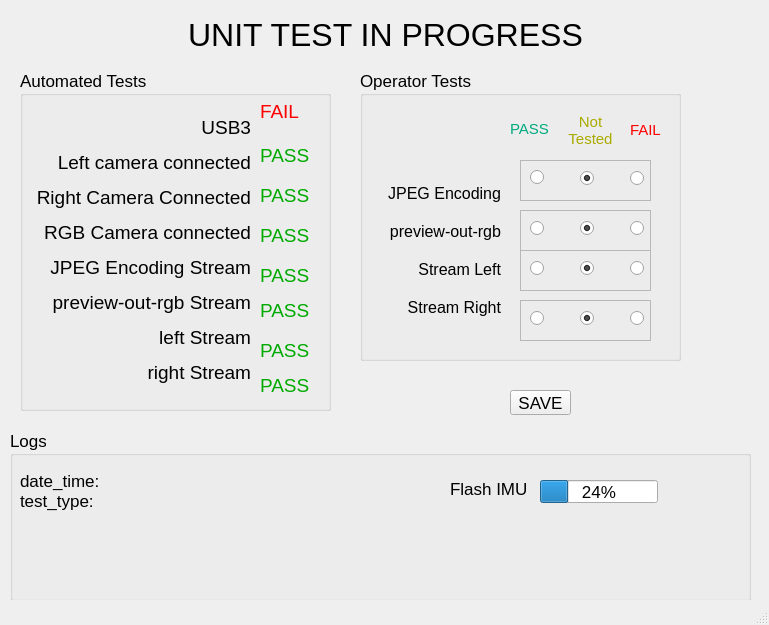
<?xml version="1.0" encoding="UTF-8"?>
<ui version="4.0">
 <class>MainWindow</class>
 <widget class="QMainWindow" name="MainWindow">
  <property name="geometry">
   <rect>
    <x>0</x>
    <y>0</y>
    <width>769</width>
    <height>625</height>
   </rect>
  </property>
  <property name="font">
   <font>
    <pointsize>13</pointsize>
   </font>
  </property>
  <property name="windowTitle">
   <string>MainWindow</string>
  </property>
  <widget class="QWidget" name="centralwidget">
   <widget class="QLabel" name="title">
    <property name="geometry">
     <rect>
      <x>10</x>
      <y>10</y>
      <width>751</width>
      <height>51</height>
     </rect>
    </property>
    <property name="font">
     <font>
      <pointsize>24</pointsize>
     </font>
    </property>
    <property name="text">
     <string>&lt;html&gt;&lt;head/&gt;&lt;body&gt;&lt;p align=&quot;center&quot;&gt;UNIT TEST IN PROGRESS&lt;/p&gt;&lt;/body&gt;&lt;/html&gt;</string>
    </property>
   </widget>
   <widget class="QPushButton" name="pushButton">
    <property name="geometry">
     <rect>
      <x>510</x>
      <y>390</y>
      <width>61</width>
      <height>25</height>
     </rect>
    </property>
    <property name="text">
     <string>SAVE</string>
    </property>
   </widget>
   <widget class="QGroupBox" name="automated_tests">
    <property name="geometry">
     <rect>
      <x>20</x>
      <y>70</y>
      <width>311</width>
      <height>341</height>
     </rect>
    </property>
    <property name="title">
     <string>Automated Tests</string>
    </property>
    <widget class="QLabel" name="automated_tests_labels">
     <property name="geometry">
      <rect>
       <x>10</x>
       <y>30</y>
       <width>221</width>
       <height>301</height>
      </rect>
     </property>
     <property name="text">
      <string>&lt;html&gt;&lt;head/&gt;&lt;body&gt;&lt;p align=&quot;right&quot;&gt;&lt;span style=&quot; font-size:14pt;&quot;&gt;USB3&lt;/span&gt;&lt;/p&gt;&lt;p align=&quot;right&quot;&gt;&lt;span style=&quot; font-size:14pt;&quot;&gt;Left camera connected&lt;/span&gt;&lt;/p&gt;&lt;p align=&quot;right&quot;&gt;&lt;span style=&quot; font-size:14pt;&quot;&gt;Right Camera Connected&lt;/span&gt;&lt;/p&gt;&lt;p align=&quot;right&quot;&gt;&lt;span style=&quot; font-size:14pt;&quot;&gt;RGB Camera connected&lt;/span&gt;&lt;/p&gt;&lt;p align=&quot;right&quot;&gt;&lt;span style=&quot; font-size:14pt;&quot;&gt;JPEG Encoding Stream&lt;/span&gt;&lt;/p&gt;&lt;p align=&quot;right&quot;&gt;&lt;span style=&quot; font-size:14pt;&quot;&gt;preview-out-rgb Stream&lt;/span&gt;&lt;/p&gt;&lt;p align=&quot;right&quot;&gt;&lt;span style=&quot; font-size:14pt;&quot;&gt;left Stream&lt;/span&gt;&lt;/p&gt;&lt;p align=&quot;right&quot;&gt;&lt;span style=&quot; font-size:14pt;&quot;&gt;right Stream&lt;/span&gt;&lt;/p&gt;&lt;/body&gt;&lt;/html&gt;</string>
     </property>
    </widget>
    <widget class="QLabel" name="label_7">
     <property name="geometry">
      <rect>
       <x>240</x>
       <y>110</y>
       <width>51</width>
       <height>31</height>
      </rect>
     </property>
     <property name="text">
      <string>&lt;html&gt;&lt;head/&gt;&lt;body&gt;&lt;p&gt;&lt;span style=&quot; font-size:14pt; color:#00aa00;&quot;&gt;PASS&lt;/span&gt;&lt;/p&gt;&lt;/body&gt;&lt;/html&gt;</string>
     </property>
    </widget>
    <widget class="QLabel" name="label_10">
     <property name="geometry">
      <rect>
       <x>240</x>
       <y>220</y>
       <width>51</width>
       <height>41</height>
      </rect>
     </property>
     <property name="text">
      <string>&lt;html&gt;&lt;head/&gt;&lt;body&gt;&lt;p&gt;&lt;span style=&quot; font-size:14pt; color:#00aa00;&quot;&gt;PASS&lt;/span&gt;&lt;/p&gt;&lt;/body&gt;&lt;/html&gt;</string>
     </property>
    </widget>
    <widget class="QLabel" name="label_9">
     <property name="geometry">
      <rect>
       <x>240</x>
       <y>190</y>
       <width>51</width>
       <height>31</height>
      </rect>
     </property>
     <property name="text">
      <string>&lt;html&gt;&lt;head/&gt;&lt;body&gt;&lt;p&gt;&lt;span style=&quot; font-size:14pt; color:#00aa00;&quot;&gt;PASS&lt;/span&gt;&lt;/p&gt;&lt;/body&gt;&lt;/html&gt;</string>
     </property>
    </widget>
    <widget class="QLabel" name="label_6">
     <property name="geometry">
      <rect>
       <x>240</x>
       <y>70</y>
       <width>51</width>
       <height>31</height>
      </rect>
     </property>
     <property name="text">
      <string>&lt;html&gt;&lt;head/&gt;&lt;body&gt;&lt;p&gt;&lt;span style=&quot; font-size:14pt; color:#00aa00;&quot;&gt;PASS&lt;/span&gt;&lt;/p&gt;&lt;/body&gt;&lt;/html&gt;</string>
     </property>
    </widget>
    <widget class="QLabel" name="label_12">
     <property name="geometry">
      <rect>
       <x>240</x>
       <y>300</y>
       <width>51</width>
       <height>31</height>
      </rect>
     </property>
     <property name="text">
      <string>&lt;html&gt;&lt;head/&gt;&lt;body&gt;&lt;p&gt;&lt;span style=&quot; font-size:14pt; color:#00aa00;&quot;&gt;PASS&lt;/span&gt;&lt;/p&gt;&lt;/body&gt;&lt;/html&gt;</string>
     </property>
    </widget>
    <widget class="QLabel" name="label_13">
     <property name="geometry">
      <rect>
       <x>240</x>
       <y>30</y>
       <width>51</width>
       <height>21</height>
      </rect>
     </property>
     <property name="text">
      <string>&lt;html&gt;&lt;head/&gt;&lt;body&gt;&lt;p&gt;&lt;span style=&quot; font-size:14pt; color:#ff0000;&quot;&gt;FAIL&lt;/span&gt;&lt;/p&gt;&lt;/body&gt;&lt;/html&gt;</string>
     </property>
    </widget>
    <widget class="QLabel" name="label_8">
     <property name="geometry">
      <rect>
       <x>240</x>
       <y>150</y>
       <width>51</width>
       <height>31</height>
      </rect>
     </property>
     <property name="text">
      <string>&lt;html&gt;&lt;head/&gt;&lt;body&gt;&lt;p&gt;&lt;span style=&quot; font-size:14pt; color:#00aa00;&quot;&gt;PASS&lt;/span&gt;&lt;/p&gt;&lt;/body&gt;&lt;/html&gt;</string>
     </property>
    </widget>
    <widget class="QLabel" name="label_11">
     <property name="geometry">
      <rect>
       <x>240</x>
       <y>260</y>
       <width>51</width>
       <height>41</height>
      </rect>
     </property>
     <property name="text">
      <string>&lt;html&gt;&lt;head/&gt;&lt;body&gt;&lt;p&gt;&lt;span style=&quot; font-size:14pt; color:#00aa00;&quot;&gt;PASS&lt;/span&gt;&lt;/p&gt;&lt;/body&gt;&lt;/html&gt;</string>
     </property>
    </widget>
   </widget>
   <widget class="QGroupBox" name="operator_tests">
    <property name="geometry">
     <rect>
      <x>360</x>
      <y>70</y>
      <width>321</width>
      <height>291</height>
     </rect>
    </property>
    <property name="title">
     <string>Operator Tests</string>
    </property>
    <widget class="QLabel" name="label_19">
     <property name="geometry">
      <rect>
       <x>200</x>
       <y>30</y>
       <width>61</width>
       <height>61</height>
      </rect>
     </property>
     <property name="text">
      <string>&lt;html&gt;&lt;head/&gt;&lt;body&gt;&lt;p align=&quot;center&quot;&gt;&lt;span style=&quot; font-size:11pt; color:#aaaa00;&quot;&gt;Not&lt;br&gt;Tested&lt;/span&gt;&lt;/p&gt;&lt;/body&gt;&lt;/html&gt;</string>
     </property>
    </widget>
    <widget class="QFrame" name="frame_2">
     <property name="geometry">
      <rect>
       <x>160</x>
       <y>140</y>
       <width>131</width>
       <height>41</height>
      </rect>
     </property>
     <property name="frameShape">
      <enum>QFrame::StyledPanel</enum>
     </property>
     <property name="frameShadow">
      <enum>QFrame::Raised</enum>
     </property>
     <property name="lineWidth">
      <number>0</number>
     </property>
     <widget class="QRadioButton" name="radioButton_4">
      <property name="enabled">
       <bool>true</bool>
      </property>
      <property name="geometry">
       <rect>
        <x>110</x>
        <y>10</y>
        <width>16</width>
        <height>16</height>
       </rect>
      </property>
      <property name="font">
       <font>
        <pointsize>13</pointsize>
       </font>
      </property>
      <property name="text">
       <string/>
      </property>
     </widget>
     <widget class="QRadioButton" name="radioButton_5">
      <property name="enabled">
       <bool>true</bool>
      </property>
      <property name="geometry">
       <rect>
        <x>60</x>
        <y>10</y>
        <width>16</width>
        <height>16</height>
       </rect>
      </property>
      <property name="font">
       <font>
        <pointsize>13</pointsize>
       </font>
      </property>
      <property name="text">
       <string/>
      </property>
      <property name="checked">
       <bool>true</bool>
      </property>
     </widget>
     <widget class="QRadioButton" name="radioButton_6">
      <property name="enabled">
       <bool>true</bool>
      </property>
      <property name="geometry">
       <rect>
        <x>10</x>
        <y>10</y>
        <width>16</width>
        <height>16</height>
       </rect>
      </property>
      <property name="font">
       <font>
        <pointsize>13</pointsize>
       </font>
      </property>
      <property name="text">
       <string/>
      </property>
     </widget>
    </widget>
    <widget class="QLabel" name="label_5">
     <property name="geometry">
      <rect>
       <x>270</x>
       <y>50</y>
       <width>41</width>
       <height>21</height>
      </rect>
     </property>
     <property name="text">
      <string>&lt;html&gt;&lt;head/&gt;&lt;body&gt;&lt;p&gt;&lt;span style=&quot; font-size:11pt; color:#ff0000;&quot;&gt;FAIL&lt;/span&gt;&lt;/p&gt;&lt;/body&gt;&lt;/html&gt;</string>
     </property>
    </widget>
    <widget class="QFrame" name="frame_4">
     <property name="geometry">
      <rect>
       <x>160</x>
       <y>230</y>
       <width>131</width>
       <height>41</height>
      </rect>
     </property>
     <property name="frameShape">
      <enum>QFrame::StyledPanel</enum>
     </property>
     <property name="frameShadow">
      <enum>QFrame::Raised</enum>
     </property>
     <property name="lineWidth">
      <number>0</number>
     </property>
     <widget class="QRadioButton" name="radioButton_10">
      <property name="enabled">
       <bool>true</bool>
      </property>
      <property name="geometry">
       <rect>
        <x>110</x>
        <y>10</y>
        <width>16</width>
        <height>16</height>
       </rect>
      </property>
      <property name="font">
       <font>
        <pointsize>13</pointsize>
       </font>
      </property>
      <property name="text">
       <string/>
      </property>
     </widget>
     <widget class="QRadioButton" name="radioButton_11">
      <property name="enabled">
       <bool>true</bool>
      </property>
      <property name="geometry">
       <rect>
        <x>60</x>
        <y>10</y>
        <width>16</width>
        <height>16</height>
       </rect>
      </property>
      <property name="font">
       <font>
        <pointsize>13</pointsize>
       </font>
      </property>
      <property name="text">
       <string/>
      </property>
      <property name="checked">
       <bool>true</bool>
      </property>
     </widget>
     <widget class="QRadioButton" name="radioButton_12">
      <property name="enabled">
       <bool>true</bool>
      </property>
      <property name="geometry">
       <rect>
        <x>10</x>
        <y>10</y>
        <width>16</width>
        <height>16</height>
       </rect>
      </property>
      <property name="font">
       <font>
        <pointsize>13</pointsize>
       </font>
      </property>
      <property name="text">
       <string/>
      </property>
     </widget>
    </widget>
    <widget class="QFrame" name="frame">
     <property name="geometry">
      <rect>
       <x>160</x>
       <y>90</y>
       <width>131</width>
       <height>41</height>
      </rect>
     </property>
     <property name="frameShape">
      <enum>QFrame::StyledPanel</enum>
     </property>
     <property name="frameShadow">
      <enum>QFrame::Raised</enum>
     </property>
     <property name="lineWidth">
      <number>0</number>
     </property>
     <widget class="QRadioButton" name="radioButton_3">
      <property name="enabled">
       <bool>true</bool>
      </property>
      <property name="geometry">
       <rect>
        <x>110</x>
        <y>10</y>
        <width>16</width>
        <height>16</height>
       </rect>
      </property>
      <property name="font">
       <font>
        <pointsize>13</pointsize>
       </font>
      </property>
      <property name="text">
       <string/>
      </property>
     </widget>
     <widget class="QRadioButton" name="radioButton_2">
      <property name="enabled">
       <bool>true</bool>
      </property>
      <property name="geometry">
       <rect>
        <x>60</x>
        <y>10</y>
        <width>16</width>
        <height>16</height>
       </rect>
      </property>
      <property name="font">
       <font>
        <pointsize>13</pointsize>
       </font>
      </property>
      <property name="text">
       <string/>
      </property>
      <property name="checked">
       <bool>true</bool>
      </property>
     </widget>
     <widget class="QRadioButton" name="radioButton">
      <property name="enabled">
       <bool>true</bool>
      </property>
      <property name="geometry">
       <rect>
        <x>10</x>
        <y>10</y>
        <width>14</width>
        <height>15</height>
       </rect>
      </property>
      <property name="font">
       <font>
        <pointsize>13</pointsize>
       </font>
      </property>
      <property name="text">
       <string notr="true"/>
      </property>
     </widget>
    </widget>
    <widget class="QLabel" name="label_18">
     <property name="geometry">
      <rect>
       <x>10</x>
       <y>100</y>
       <width>131</width>
       <height>161</height>
      </rect>
     </property>
     <property name="text">
      <string>&lt;!DOCTYPE HTML PUBLIC &quot;-//W3C//DTD HTML 4.0//EN&quot; &quot;http://www.w3.org/TR/REC-html40/strict.dtd&quot;&gt;
&lt;html&gt;&lt;head&gt;&lt;meta name=&quot;qrichtext&quot; content=&quot;1&quot; /&gt;&lt;style type=&quot;text/css&quot;&gt;
p, li { white-space: pre-wrap; }
&lt;/style&gt;&lt;/head&gt;&lt;body style=&quot; font-family:'Sans Serif'; font-size:13pt; font-weight:400; font-style:normal;&quot;&gt;
&lt;p align=&quot;right&quot; style=&quot; margin-top:12px; margin-bottom:12px; margin-left:0px; margin-right:0px; -qt-block-indent:0; text-indent:0px;&quot;&gt;&lt;span style=&quot; font-size:12pt;&quot;&gt;
JPEG Encoding &lt;br&gt;&lt;br&gt;
preview-out-rgb &lt;br&gt;&lt;br&gt;
Stream Left &lt;br&gt;&lt;br&gt;
Stream Right&lt;/span&gt;&lt;/p&gt;&lt;/body&gt;&lt;/html&gt;</string>
     </property>
    </widget>
    <widget class="QLabel" name="label_4">
     <property name="geometry">
      <rect>
       <x>150</x>
       <y>50</y>
       <width>41</width>
       <height>17</height>
      </rect>
     </property>
     <property name="text">
      <string>&lt;html&gt;&lt;head/&gt;&lt;body&gt;&lt;p&gt;&lt;span style=&quot; font-size:11pt; color:#00aa7f;&quot;&gt;PASS&lt;/span&gt;&lt;/p&gt;&lt;/body&gt;&lt;/html&gt;</string>
     </property>
    </widget>
    <widget class="QFrame" name="frame_3">
     <property name="geometry">
      <rect>
       <x>160</x>
       <y>180</y>
       <width>131</width>
       <height>41</height>
      </rect>
     </property>
     <property name="frameShape">
      <enum>QFrame::StyledPanel</enum>
     </property>
     <property name="frameShadow">
      <enum>QFrame::Raised</enum>
     </property>
     <property name="lineWidth">
      <number>0</number>
     </property>
     <widget class="QRadioButton" name="radioButton_7">
      <property name="enabled">
       <bool>true</bool>
      </property>
      <property name="geometry">
       <rect>
        <x>110</x>
        <y>10</y>
        <width>16</width>
        <height>16</height>
       </rect>
      </property>
      <property name="font">
       <font>
        <pointsize>13</pointsize>
       </font>
      </property>
      <property name="text">
       <string/>
      </property>
     </widget>
     <widget class="QRadioButton" name="radioButton_8">
      <property name="enabled">
       <bool>true</bool>
      </property>
      <property name="geometry">
       <rect>
        <x>60</x>
        <y>10</y>
        <width>16</width>
        <height>16</height>
       </rect>
      </property>
      <property name="font">
       <font>
        <pointsize>13</pointsize>
       </font>
      </property>
      <property name="text">
       <string/>
      </property>
      <property name="checked">
       <bool>true</bool>
      </property>
     </widget>
     <widget class="QRadioButton" name="radioButton_9">
      <property name="enabled">
       <bool>true</bool>
      </property>
      <property name="geometry">
       <rect>
        <x>10</x>
        <y>10</y>
        <width>16</width>
        <height>16</height>
       </rect>
      </property>
      <property name="font">
       <font>
        <pointsize>13</pointsize>
       </font>
      </property>
      <property name="text">
       <string/>
      </property>
     </widget>
    </widget>
   </widget>
   <widget class="QGroupBox" name="logs">
    <property name="geometry">
     <rect>
      <x>10</x>
      <y>430</y>
      <width>741</width>
      <height>171</height>
     </rect>
    </property>
    <property name="title">
     <string>Logs</string>
    </property>
    <widget class="QLabel" name="label_14">
     <property name="geometry">
      <rect>
       <x>10</x>
       <y>40</y>
       <width>281</width>
       <height>21</height>
      </rect>
     </property>
     <property name="text">
      <string>date_time: </string>
     </property>
    </widget>
    <widget class="QLabel" name="label_15">
     <property name="geometry">
      <rect>
       <x>10</x>
       <y>60</y>
       <width>281</width>
       <height>21</height>
      </rect>
     </property>
     <property name="text">
      <string>test_type: </string>
     </property>
    </widget>
    <widget class="QProgressBar" name="progressBar">
     <property name="geometry">
      <rect>
       <x>530</x>
       <y>50</y>
       <width>118</width>
       <height>23</height>
      </rect>
     </property>
     <property name="value">
      <number>24</number>
     </property>
    </widget>
    <widget class="QLabel" name="label_16">
     <property name="geometry">
      <rect>
       <x>440</x>
       <y>50</y>
       <width>81</width>
       <height>17</height>
      </rect>
     </property>
     <property name="text">
      <string>Flash IMU</string>
     </property>
    </widget>
   </widget>
  </widget>
  <widget class="QMenuBar" name="menubar">
   <property name="geometry">
    <rect>
     <x>0</x>
     <y>0</y>
     <width>769</width>
     <height>29</height>
    </rect>
   </property>
  </widget>
  <widget class="QStatusBar" name="statusbar"/>
 </widget>
 <resources/>
 <connections/>
</ui>
